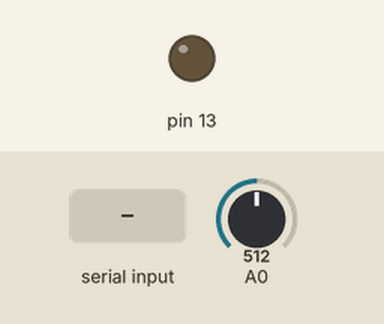
The sketch below on a simulated Arduino Uno, built with avr-gcc and run on an emulated ATmega328P. Parts: output pins drawn as LEDs (lit = HIGH). The test bench sets the inputs (shaded band); at power-on: A0 = 512. What the sketch prints to the serial monitor is not drawn.

Above: at 1.2 s.
1.3 s: "on\n" received over Serial
At 2.4 s:
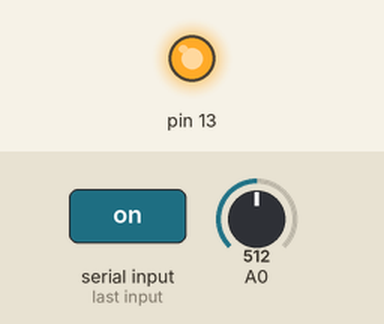
2.8 s: "off\n" received over Serial
At 3.6 s:
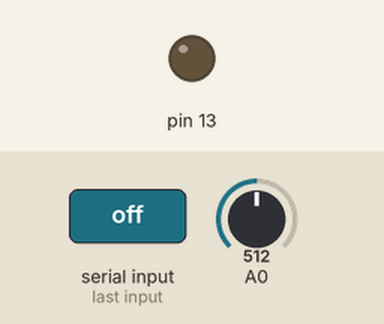
Timing chart, 0 to 5.8 s (numbered marks = the images above; inputs shaded):
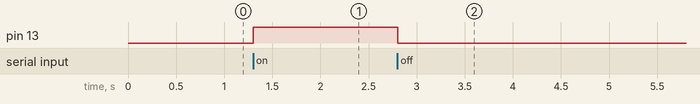

Measured:
- after the input at 1.3 s, pin 13: LOW → HIGH at once
- after the input at 2.8 s, pin 13: HIGH → LOW at once

The sketch:

test.ino
```cpp
String command;

void setup() {
  Serial.begin(9600);
  pinMode(13, OUTPUT);
  pinMode(A0, INPUT);
}

void loop() {
  if (Serial.available()) {
    command = Serial.readStringUntil('\n');

    if (command.equals("on")) {
      digitalWrite(13, HIGH);
    } else if (command.equals("off")) {
      digitalWrite(13, LOW);
    }
  }
  int data = analogRead(A0);
  data = map(data, 0, 1023, 0, 100);  // Corrected mapping
  Serial.println(data);
}
```
